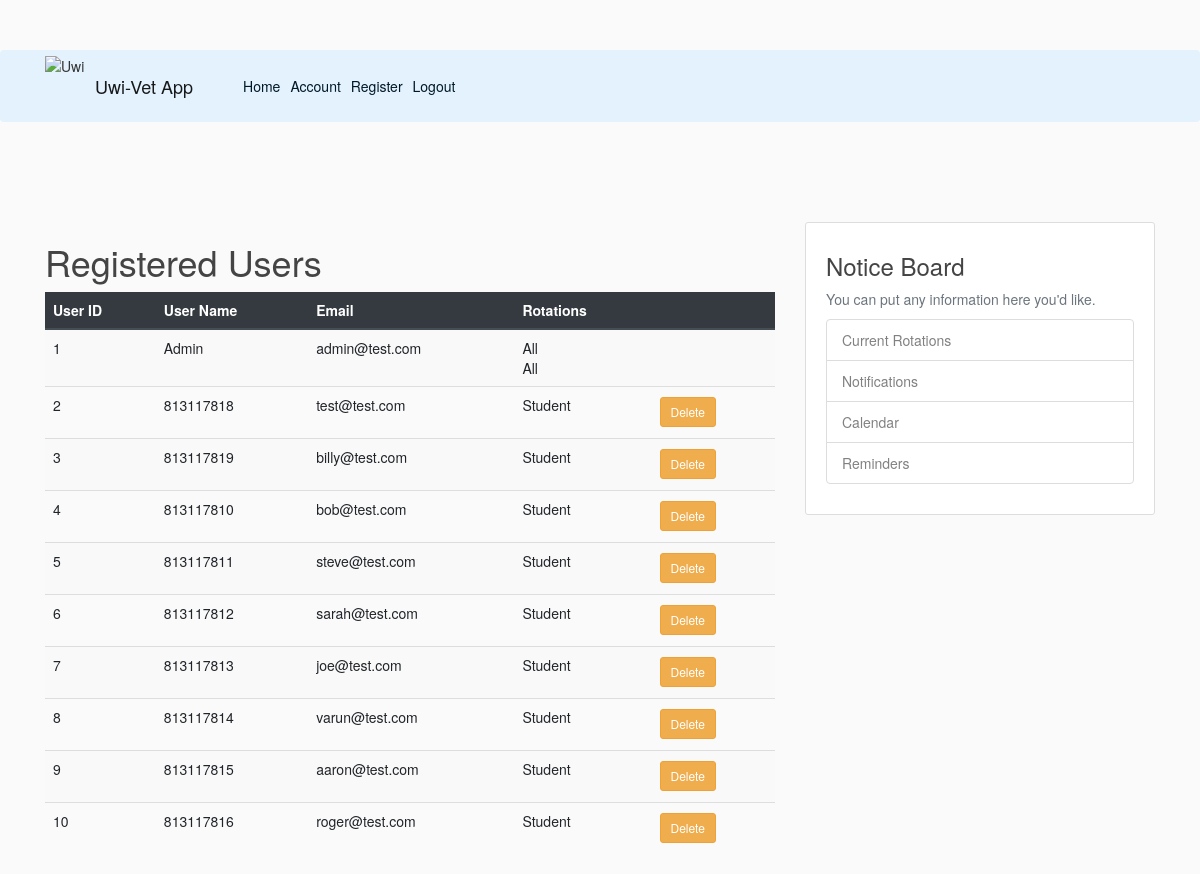
Page /usersreg (signed in) on the earlier database version.
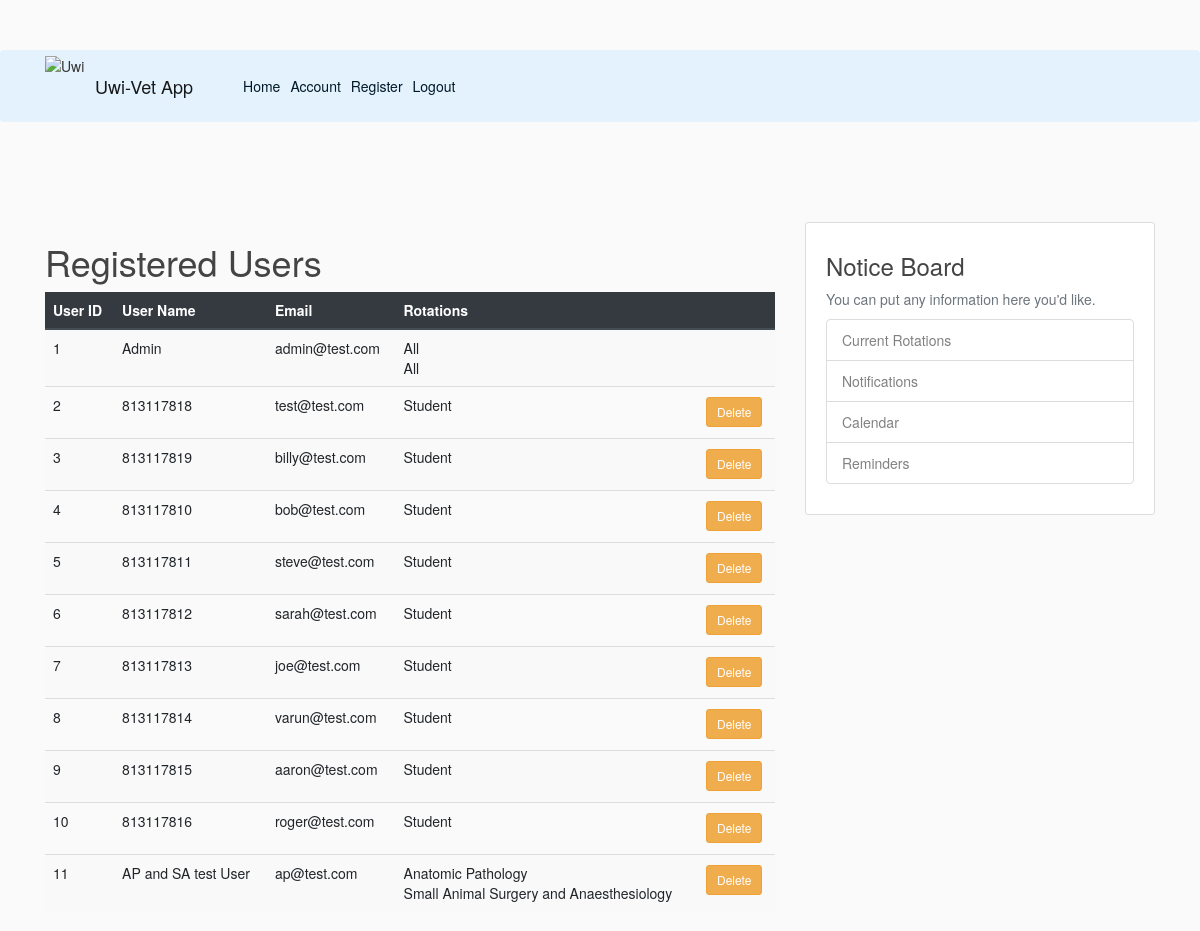
Same page on the later database version.
### flaskblog/models.py (models this page shows, shortened)
class User2(db.Model, UserMixin):
    id = db.Column(db.Integer, primary_key = True)
    username = db.Column(db.String(20), unique=True, nullable=False)
    email = db.Column(db.String(120), unique=True, nullable=False)
    image_file = db.Column(db.String(20), nullable=False, default='default.jpg')
    password = db.Column(db.String(60), nullable=False)
    level = db.Column(db.Integer, nullable=False, default='2')
    rotation1 = db.Column(db.String(50), nullable =False)
    rotation2 = db.Column(db.String(50), nullable =False)

### flaskblog/routes.py (the view)
@app.route("/usersreg")
@login_required
def competancy():
    records= User2.query.all()
    return render_template('usersreg.html', title='usersreg.html', User2=records)

### flaskblog/models.py (called while the page is built)
@login_manager.user_loader
def load_user(user_id):
    return User2.query.get(int(user_id))

### flaskblog/templates/usersreg.html (shortened to what this page needs)
{% extends "layout.html" %}
{% block content%}
    <h1>Registered Users</h1>
    <div class="row">
        <div class="col">
            <table class="table table-striped table-hover">
                <thead class="thead-dark">
                    <tr>
                        <th>User ID</th><th>User Name</th><th>Email</th><th>Rotations</th><th></th>
                    </tr>
                </thead>
                <tbody>
                    {% for val in User2 %}
                    <tr>
                        <td>{{val.id}}</td>
                        <td>{{val.username}}</td>
                        <td>{{val.email}}</td>
                        <td>{{val.rotation1}}
                            {% if val.rotation2 != "None" %}
                                {{val.rotation2}}
                            {% endif %}
                        </td>
                        <td>
                            {% if current_user.id != val.id %}
                                <form action="{{ url_for('delete_user', user_id=val.id)}}" method="POST">
                                    <button class="btn btn-warning btn-sm mt-1 mb-1" type="button" data-toggle="collapse" data-target="#{{ val.id }}" aria-expanded="false" aria-controls="collapseExample">
                                    Delete
                                    </button>
                                </form>
                            {% endif %}
                        </td>
                    </tr>
                    {% endfor %}
                </tbody>
            </table>
        </div>
    </div>
{% endblock content %}

### flaskblog/templates/layout.html (shortened to what this page needs)
<!DOCTYPE html>
<html lang="en">
<head>
    <link rel="stylesheet" href="https://stackpath.bootstrapcdn.com/bootstrap/4.3.1/css/bootstrap.min.css"
>
    <link href="//maxcdn.bootstrapcdn.com/bootstrap/3.3.0/css/bootstrap.min.css" rel="stylesheet" id="bootstrap-css">
    <link rel="stylesheet" type ="text/css" href="{{ url_for('static', filename='main.css') }}">
    <link href="//netdna.bootstrapcdn.com/font-awesome/4.0.3/css/font-awesome.min.css" rel="stylesheet" type="text/css" />
</head>
<body>
    <header class="site-header">
        <nav class="navbar navbar-expand-lg navbar-light fixed-top" style="background-color: #e3f2fd;">
            <div class="container">
            <img src="https://upload.wikimedia.org/wikipedia/en/thumb/0/01/Coat_of_arms_of_the_University_of_the_West_Indies.png/220px-Coat_of_arms_of_the_University_of_the_West_Indies.png" alt="Uwi" style="width:50px;height:60px;">
            <a class="navbar-brand mr-4" href="/">Uwi-Vet App</a>
            <div class="collapse navbar-collapse" id="navbarToggle">
                <div class="navbar-nav mr-auto">
                <a class="nav-item nav-link" href="{{ url_for('home') }}">Home</a>
                </div>
                <div class="navbar-nav">
                {% if current_user.is_authenticated %}
                    <a class="nav-item nav-link" href="{{ url_for('account') }}">Account</a>
                    {% if current_user.level == 1 %}
                        <a class="nav-item nav-link" href="{{ url_for('register') }}">Register</a>
                    {% endif %}
                    <a class="nav-item nav-link" href="{{ url_for('logout') }}">Logout</a>
                {% else %}
                    <a class="nav-item nav-link" href="{{ url_for('login') }}">Login</a>
                {% endif%}
                </div>
            </div>
            </div>
        </nav>
    </header>
    <div>
        <br>
        <br>
        <br>
        <br>
    </div>
    <main role="main" class="container">
        <div class="row">
            <div class="col-md-8">
            {% block content %}{% endblock %}
            </div>
            <div class="col-md-4">
            <div class="content-section">
                <h3>Notice Board</h3>
                <p class='text-muted'>You can put any information here you'd like.
                <ul class="list-group">
                    <li class="list-group-item list-group-item-light">Current Rotations</li>
                    <li class="list-group-item list-group-item-light">Notifications</li>
                    <li class="list-group-item list-group-item-light">Calendar</li>
                    <li class="list-group-item list-group-item-light">Reminders</li>
                </ul>
                </p>
            </div>
            </div>
        </div>
      </main>
</body>
</html>

### flaskblog/static/main.css (style rules this page uses)
body { background: #fafafa; color: #333333; margin-top: 5rem; }
h1, h2, h3, h4, h5, h6 { color: #444444; }
.site-header .navbar-nav .nav-link { color: #001927; }
.content-section { background: #ffffff; padding: 10px 20px; border: 1px solid #dddddd; border-radius: 3px; margin-bottom: 20px; }

Differences in the rows shown:
added User2: id "11", username "AP and SA test User", email "ap@test.com", rotation1 "Anatomic Pathology", rotation2 "Small Animal Surgery and Anaesthesiology"
